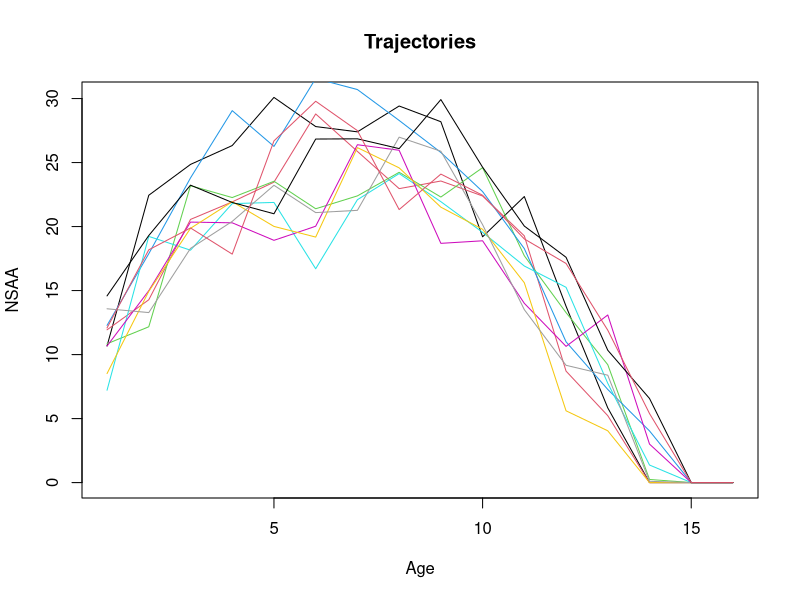
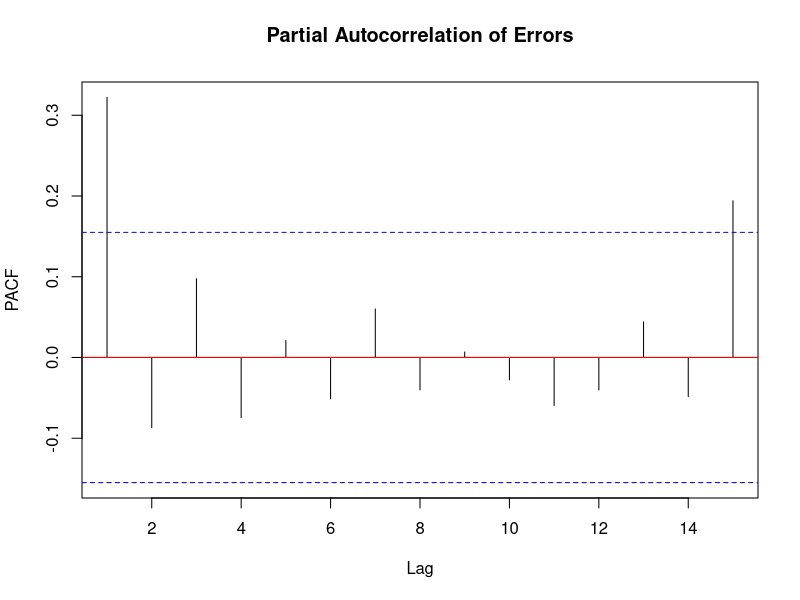

Reproduce these figures in R, in order. (Note: this script raises an error after producing the figures.)
## ---- chunk 1
# point 1 -  we start from age 1 and end at age 16
# from the graph we have that the average passes through points:
# (4, 22), (8,24) and (12,12)
# We get a = 6, b = 5.75, c = -0.4375

m = function(x){
  -0.4375*x^2 + 5.75*x + 6
}

# point 2, let's do 10 individual trajectories
generateValues <- function() {
  m_values <- m(1:16)
  rnorm_values <- rnorm(16, mean = 0, sd = 2) # Adjust the standard deviation (sd) here
  return(m_values + rnorm_values)
}

# create list of vectors
NSAA <- lapply(1:10, function(i) generateValues())

# create an AR(1) error correlation
# Set the parameters for the AR(1) error correlation
phi_error <- 0.5  # Autoregressive coefficient for the error
sigma_error <- 2.5 # Standard deviation of the error
errors_list <- vector("list", length = 10)

for (i in 1:10) {
  errors <- numeric(16)
  NSAA_i = vector(length = 16)
  error_t_minus_1 <- rnorm(1, mean = 0, sd = sigma_error)  # Initialize the error term
  for (j in 1:16) {
    val = max(m(j) + error_t_minus_1, 0)
    errors[j] = val - m(j)
    NSAA_i[j] = val
    error_t <- phi_error * error_t_minus_1 + rnorm(1, mean = 0, sd = sigma_error)  # Update the error term
    error_t_minus_1 <- error_t
  }
  NSAA[[i]] = NSAA_i
  errors_list[[i]] <- errors
}

all_errors <- unlist(errors_list)
pacf_errors <- pacf(all_errors, lag.max = 15, plot = FALSE)

# Plot the individual trajectories with AR(1) error correlation
plot(1:16, NSAA[[1]], type = 'l', xlab = 'Age', ylab = 'NSAA', main = 'Trajectories')

# Loop through the remaining trajectories and add them to the existing plot
for (i in 2:10) {
  lines(1:16, NSAA[[i]], type = 'l', col = i)  # Use different colors for each trajectory
}

plot(pacf_errors, xlab = "Lag", ylab = "PACF", main = "Partial Autocorrelation of Errors")
abline(h = 0, col = "red")
# autocorrelation gives us some indication on how easily we can distinguish between whether the individual has been given treatment or not
## ---- chunk 2
# age = 3 years
# test statistic = 19.0 - 17.3 = 2.7
# desired distribution is a normal with mean 3.8 and s.d. 5.6
# H0: mu = 3.8 H1: mu != 3.8 (two-tailed test)
# i.e. we are testing to see if the change between baseline 4 and 3 follows the same distribution as the change in NSAA over a 12 month period.
# find the S^2  = (n_3 * S_3^2 + n_4 * S_4^2 + ...) / sum of n_i's
# do hypothesis test for each age (comparing means) using S^2 divided by the sample sizes


# n_3 = 18, n_4 = 40, n_5 = 35, n_6 = 35, n_7 = 30 (from article)
# S_3.= 4.7^2, ... also from Natural History Article
S_squared = (18 * 4.7^2 + 40 * 4.4^2 + 35 * 3.7^2
             + 35 * 6.6^2 + 30 * 5.5^2) / (18 + 40
                                           + 35 + 35 + 30)

mean_change_3 = 3.8
var_mean_change_3 = 5.6
base_4 = 19.0
base_3 = 17.3
base_change_34 = base_4 - base_3
var_base_change_34 = S_squared / (40 + 18)
alpha = 0.05 # significance level
 
p = dnorm(mean_change_3 - base_change_34, mean=0, 
          sd=sqrt(var_mean_change_3 + var_base_change_34))
if(p<alpha / 2){
  print("observed value is significant - enough evidence to reject H0.")
} else{
print("Not enough evidence to reject H0 at this significance level.")
}
print(p)

# then do weighted regression between the mean change and the base change.
# create data frame with all the data points from the Natural History Article

df <- data.frame(age=c(3,4,5,6), base_change=c(1.7, 2.7, 1.4, -0.6),
                mean_change=c(3.8, 3.2, 0.5, -0.5))

# define weights
sizes = c(6, 20 ,22, 15)
ws = sizes

NSAA_lm <- lm(mean_change~base_change, data = df, weights = ws)
summary(NSAA_lm)
plot(NSAA_lm[2]) #QQ-plot of standardized residuals

# QQ-plot shows that standardized residuals roughly follow a N(0,1) distribution
# Indicates a good model, hence we can estimate mean_change by the base_change
